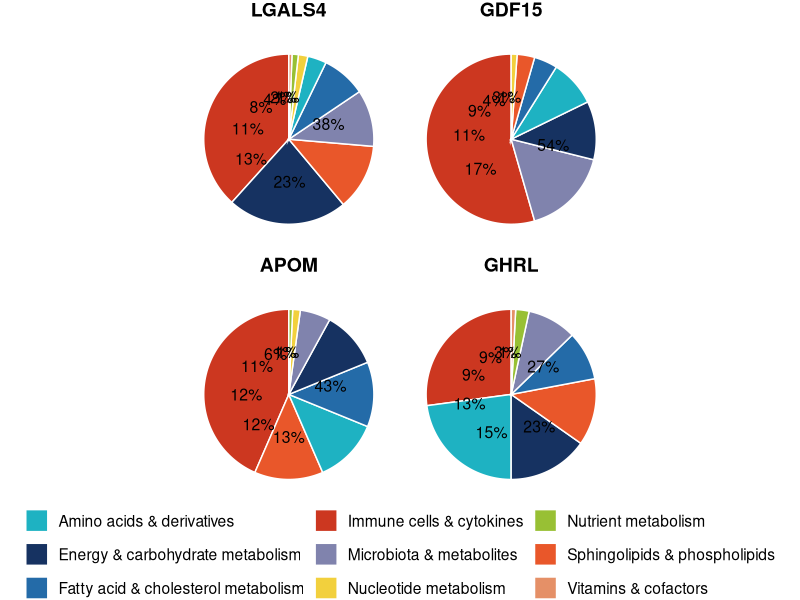
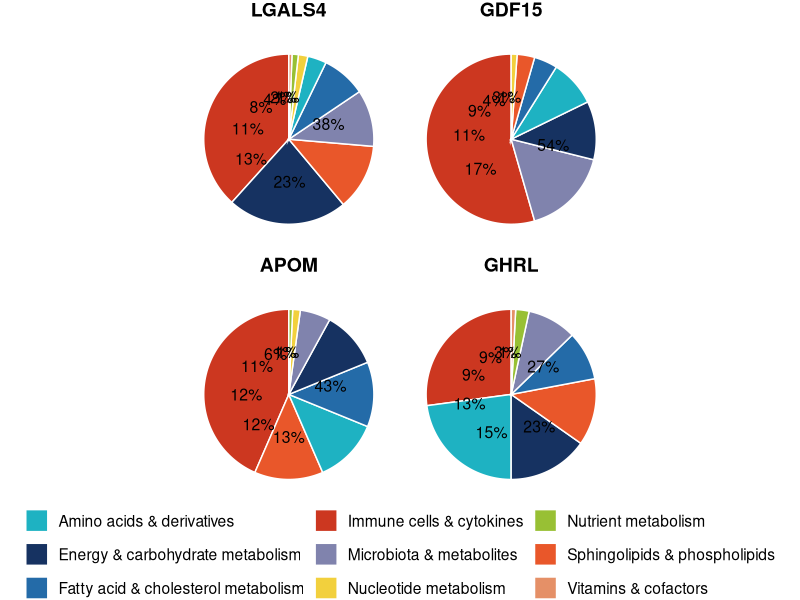

Generate these figures, in order, with R:
# =============================
# 1. Load packages
# =============================
library(ggplot2)
library(dplyr)
library(scales)
library(colorspace)

# =============================
# 2. Read data
# =============================
pie_data <- read.csv("./data/pie_data.csv")

# =============================
# 3. Filter exposures
# =============================
target_exposures <- c("LGALS4", "GDF15", "APOM", "GHRL")

pie_data <- pie_data %>%
  filter(exposure %in% target_exposures) %>%
  mutate(
    exposure = factor(exposure, levels = target_exposures),
    class_id = factor(class_id, levels = unique(class_id))
  )

# =============================
# 4. Define color palette
# =============================
all_colors <- c(
  "Immune cells & cytokines"            = "#CC3720",
  "Amino acids & derivatives"           = "#1EB2C2",
  "Energy & carbohydrate metabolism"    = "#163261",
  "Microbiota & metabolites"            = "#8083AD",
  "Sphingolipids & phospholipids"       = "#E9572A",
  "Fatty acid & cholesterol metabolism" = "#246BA8",
  "Vitamins & cofactors"                = "#E59067",
  "Nutrient metabolism"                 = "#98C034",
  "Nucleotide metabolism"               = "#F2D03D"
)

current_categories <- unique(pie_data$category)
fill_colors <- all_colors[names(all_colors) %in% current_categories]

# =============================
# 5. Faceted pie chart
# =============================
p <- ggplot(pie_data, aes(x = "", y = percentage, fill = category, group = class_id)) +
  geom_bar(width = 1, stat = "identity", color = "white") +
  coord_polar(theta = "y") +
  facet_wrap(~ exposure, ncol = 2) +
  scale_fill_manual(values = fill_colors) +
  geom_text(aes(label = label, y = midpoint), color = "black", size = 4) +
  theme_void(base_size = 14) +
  theme(
    strip.text = element_text(size = 14, face = "bold", margin = margin(b = 10)),
    legend.title = element_blank(),
    legend.position = "bottom"
  ) +
  guides(fill = guide_legend(nrow = 3))

# =============================
# 6. Display & save
# =============================
print(p)

ggsave(
  "./results/Faceted_Pie_Charts.pdf",
  plot = p,
  width = 10,
  height = 10
)
